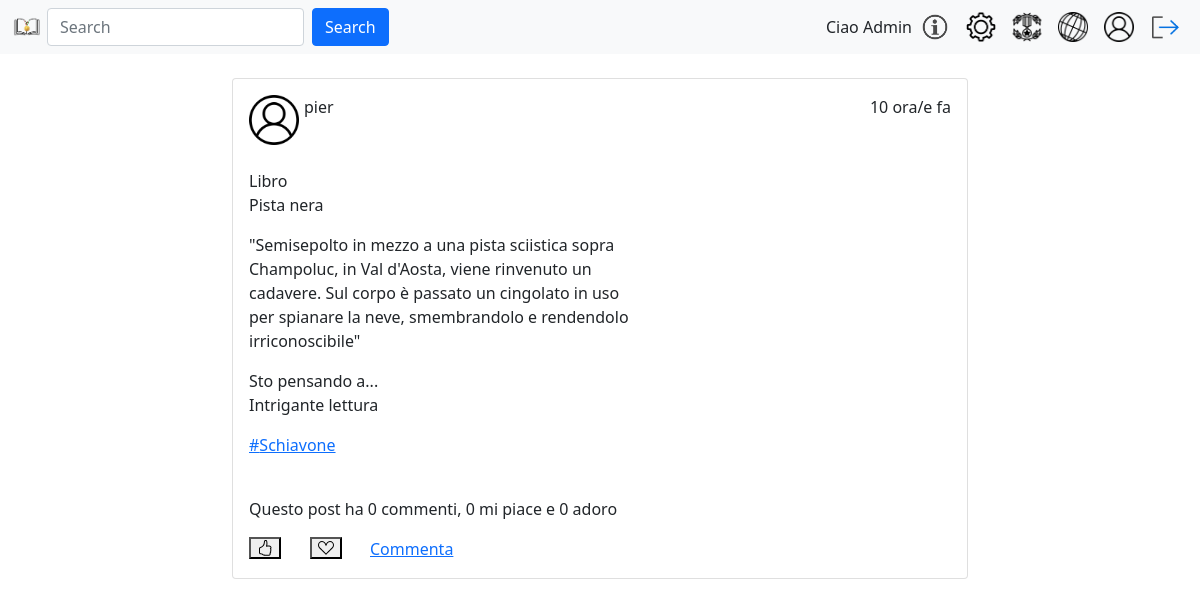
/searchingTag.php?tag=Schiavone (signed in), run on the app's committed database.
### tables this page shows
CREATE TABLE `post` (
  `utenteId` int NOT NULL,
  `dataOra` datetime NOT NULL,
  `citazioneTestuale` varchar(1023) DEFAULT NULL,
  `fotoCitazione` varchar(127) DEFAULT NULL,
  `riflessione` varchar(2047) NOT NULL,
  `counterMiPiace` int NOT NULL,
  `counterAdoro` int NOT NULL,
  `libroId` int NOT NULL,
  PRIMARY KEY (`utenteId`,`dataOra`),
  UNIQUE KEY `ID_POST_IND` (`utenteId`,`dataOra`),
  KEY `REF_POST_LIBRO_IND` (`libroId`)
);

CREATE TABLE `utente` (
  `id` int NOT NULL AUTO_INCREMENT,
  `username` varchar(80) NOT NULL,
  `email` varchar(80) NOT NULL,
  `pwd` varchar(120) NOT NULL,
  `immagineProfilo` varchar(255) DEFAULT NULL,
  `isAdmin` int NOT NULL DEFAULT '0',
  `descrizione` varchar(150) DEFAULT NULL,
  `stato` int NOT NULL DEFAULT '0',
  PRIMARY KEY (`id`)
);

CREATE TABLE `libro` (
  `id` int NOT NULL AUTO_INCREMENT,
  `titolo` varchar(255) NOT NULL,
  PRIMARY KEY (`id`),
  UNIQUE KEY `ID_LIBRO_IND` (`id`)
);

### include/post.php (called while the page is built, shortened)
<?php
class Post {
    private $conn;
    public function __construct($conn) {
        $this->conn = $conn;
    }
    public function getSpecificPost($user_id, $time_post) {
        $query = "SELECT
                    (
                      SELECT COUNT(*)
                      FROM commenti c
                      WHERE p.utenteId = c.utenteIdPost AND p.dataOra = c.dataOraPost
                    ) AS numeroCommenti,
                    u.immagineProfilo, u.username, p.utenteId, p.dataOra, p.citazioneTestuale, p.fotoCitazione, p.riflessione, p.counterMiPiace, p.counterAdoro, l.titolo,
                    GROUP_CONCAT(t.testo) AS elencoTag
                  FROM
                    post p
                    INNER JOIN utente u ON p.utenteId = u.id
                    INNER JOIN libro l ON p.libroId = l.id
                    LEFT JOIN tagperpost tp ON p.utenteId = tp.utenteIdPost AND p.dataOra = tp.dataOraPost
                    LEFT JOIN tags t ON tp.tagId = t.id
                  WHERE
                    p.utenteId = ? AND p.dataOra = ?
                  GROUP BY
                    p.utenteId, p.dataOra
                  ORDER BY
                    p.dataOra DESC";
        $stmt = $this->conn->prepare($query);
        $stmt->bind_param("is", $user_id, $time_post);
        return $this->executeAndGetPosts($stmt);
    }
    private function executeAndGetPosts($stmt) {
        if (!$stmt->execute()) {
            return array();
        }
        $result = $stmt->get_result();
        $posts = $result->fetch_all(MYSQLI_ASSOC);
        return $posts;
    }
}
function time_elapsed_string($datetime, $full = false) {
    $now = new DateTime;
    $ago = new DateTime($datetime);
    $diff = $now->diff($ago);
    $diff->w = floor($diff->d / 7);
    $diff->d -= $diff->w * 7;
    $string = array(
        'y' => 'anno/i',
        'm' => 'mese/i',
        'w' => 'settimana/e',
        'd' => 'giorno/i',
        'h' => 'ora/e',
        'i' => 'minuto/i',
        's' => 'secondo/i',
    );
    foreach ($string as $k => &$v) {
        if ($diff->$k) {
            $v = $diff->$k . ' ' . $v;
        } else {
            unset($string[$k]);
        }
    }
    if (!$full) {
        $string = array_slice($string, 0, 1);
    }
    return count($string) > 0 ? implode(', ', $string) . ' fa' : 'ora';
}
?>

### include/model/selectors.php (called while the page is built, shortened)
<?php
function getIdTagByString($stringTag){
    global $conn;
    $sql = "SELECT id from tags where testo = ?;";
    $stmt = $conn->prepare($sql);
    $stmt->bind_param("s", $stringTag);
    $stmt->execute();
    $result = $stmt->get_result();
    if ($result->num_rows > 0) {
        return $result->fetch_assoc()["id"];
    } else {
        return -1;
    }
}
function getPostByTag($tag) {
    global $conn;
    $sql = "SELECT utenteIdPost, dataOraPost FROM tagperpost WHERE tagId = ? ORDER BY dataOraPost DESC;";
    $stmt = $conn->prepare($sql);
    $stmt->bind_param("i", $tag);
    $stmt->execute();
    $result = $stmt->get_result();
    if ($result->num_rows > 0) {
        return $result->fetch_all(MYSQLI_ASSOC);
    } else {
        return -1;
    }
}
?>

### include/login.model.php (called while the page is built, shortened)
<?php
require_once 'config.php';
function getDbImageName(string $username){
    global $conn;
    $sql = "SELECT immagineProfilo FROM utente WHERE username = ?";
    $stmt = $conn->prepare($sql);
    $stmt->bind_param("s", $username);
    $stmt->execute();
    $result = $stmt->get_result();
    return $result->fetch_assoc()['immagineProfilo'];
}
?>

### include/login.controller.php (called while the page is built, shortened)
<?php
function getUserImage(string $username){
    $defaultProfileImage = "images/users/default.png";
    $image = "images/users/" . getDbImageName($username);
    return $defaultProfileImage;
}
?>

### include/view/postPage.php (the view, shortened to what this page needs)
<?php
require_once("include/config.php");
function checkIfAlreadyLoved($userId, $dataOra) {
    global $conn;
    $utenteAttuale = $_SESSION['id'];
    $sql = "SELECT * FROM notifica WHERE tipo = 'V' AND utenteId = ? AND utenteIdPost = ? AND dataOraPost = ?;";
    $stmt = $conn->prepare($sql);
    $stmt->bind_param("iis",$userId, $utenteAttuale, $dataOra);
    $stmt->execute();
    $result = $stmt->get_result();
    if ($result->num_rows > 0) {
        return true;
    } else {
        return false;
    }
}
function checkIfAlreadyLiked($userId, $dataOra) {
    global $conn;
    $utenteAttuale = $_SESSION['id'];
    $sql = "SELECT * FROM notifica WHERE tipo = 'K' AND utenteId = ? AND utenteIdPost = ? AND dataOraPost = ?;";
    $stmt = $conn->prepare($sql);
    $stmt->bind_param("iis",$userId ,$utenteAttuale ,$dataOra);
    $stmt->execute();
    $result = $stmt->get_result();
    if ($result->num_rows > 0) {
        return true;
    } else {
        return false;
    }
}
?>
<section id="userPosts">
        <div class="col-md-12">
                <?php
                  if (empty($posts)) {
                      echo '<p>Nessun post disponibile in questa sezione. Puoi saperne di più nella pagina informazioni! </p>';
                  } else {
                      foreach ($posts as $post):
                ?>
                <article>
                    <div class="card">
                        <div class="card-body">
                            <div class="d-inline-flex w-100">
                              <div class="post flex-fill align-bottom">
                                  <a href="profilePage.php?id=<?= $post['utenteId']; ?>">
                                      <img class="post-img" src="<?= getUserImage($post['username']); ?>" alt="Immagine profilo" />
                                  </a>
                              </div>
                                <div class="align-bottom w-25">
                                    <p><?= $post['username']; ?></p>
                                </div>
                                <div class="flex-fill align-bottom float-left text-end">
                                    <p><?= time_elapsed_string($post['dataOra']); ?></p>
                                </div>
                            </div>
                            <div class="row">
                                <div class="col-md-7">
                                  <br/>
                                    <div class="row">
                                        <p>Libro <br/> <?= $post['titolo']; ?></p>
                                    </div>
                                    <?php if (!empty($post['citazioneTestuale'])): ?>
                                        <div class="row">
                                            <p>"<?= $post['citazioneTestuale']; ?>"</p>
                                        </div>
                                    <?php endif; ?>
                                    <div class="row">
                                        <p>Sto pensando a... <br/> <?= $post['riflessione']; ?></p>
                                    </div>
                                     <div class="row">
                                      <?php if (!empty($post['elencoTag'])): ?>
                                        <div class="row">
                                            <p>
                                                <?php
                                                $tags = explode(',', $post['elencoTag']);
                                                foreach ($tags as $tag) {
                                                  $tagUrl = 'searchingTag.php?tag=' . urlencode($tag);
                                                  echo '<a href="' . $tagUrl . '">#' . $tag . '</a> ';
                                                }
                                                ?>
                                            </p>
                                        </div>
                                    <?php endif; ?>
                                    </div>
                                </div>
                            </div>
                            <br/>
                            <div class="row">
                              <p>Questo post ha <?= $post['numeroCommenti']; ?> commenti, <span class="like-count"><?= $post['counterMiPiace']; ?></span> mi piace e <span class="love-count"><?= $post['counterAdoro']; ?></span> adoro</p>
                            </div>
                            <div class="row">
                              <?php
                                $isLikeCheck = checkIfAlreadyLiked($post['utenteId'], $post['dataOra']);
                                $okLE = $isLikeCheck ? "0" : "1";
                              ?>
                              <div class="col-md-1 col-3">
                                <button class="like-button bi-hand-thumbs-up likeButton" data-utenteID="<?= $post['utenteId']; ?>" data-dataOra="<?= $post['dataOra']; ?>">
                                    <svg xmlns="http://www.w3.org/2000/svg" width="16" height="16" fill="currentColor" class="bi bi-hand-thumbs-up emptyThumb" data-mustShow="<?= $okLE ?>" viewBox="0 0 16 16">
                                        <path d="M8.864.046C7.908-.193 7.02.53 6.956 1.466c-.072 1.051-.23 2.016-.428 2.59-.125.36-.479 1.013-1.04 1.639-.557.623-1.282 1.178-2.131 1.41C2.685 7.288 2 7.87 2 8.72v4.001c0 .845.682 1.464 1.448 1.545 1.07.114 1.564.415 2.068.723l.048.03c.272.165.578.348.97.484.397.136.861.217 1.466.217h3.5c.937 0 1.599-.477 1.934-1.064a1.86 1.86 0 0 0 .254-.912c0-.152-.023-.312-.077-.464.201-.263.38-.578.488-.901.11-.33.172-.762.004-1.149.069-.13.12-.269.159-.403.077-.27.113-.568.113-.857 0-.288-.036-.585-.113-.856a2 2 0 0 0-.138-.362 1.9 1.9 0 0 0 .234-1.734c-.206-.592-.682-1.1-1.2-1.272-.847-.282-1.803-.276-2.516-.211a10 10 0 0 0-.443.05 9.4 9.4 0 0 0-.062-4.509A1.38 1.38 0 0 0 9.125.111zM11.5 14.721H8c-.51 0-.863-.069-1.14-.164-.281-.097-.506-.228-.776-.393l-.04-.024c-.555-.339-1.198-.731-2.49-.868-.333-.036-.554-.29-.554-.55V8.72c0-.254.226-.543.62-.65 1.095-.3 1.977-.996 2.614-1.708.635-.71 1.064-1.475 1.238-1.978.243-.7.407-1.768.482-2.85.025-.362.36-.594.667-.518l.262.066c.16.04.258.143.288.255a8.34 8.34 0 0 1-.145 4.725.5.5 0 0 0 .595.644l.003-.001.014-.003.058-.014a9 9 0 0 1 1.036-.157c.663-.06 1.457-.054 2.11.164.175.058.45.3.57.65.107.308.087.67-.266 1.022l-.353.353.353.354c.043.043.105.141.154.315.048.167.075.37.075.581 0 .212-.027.414-.075.582-.05.174-.111.272-.154.315l-.353.353.353.354c.047.047.109.177.005.488a2.2 2.2 0 0 1-.505.805l-.353.353.353.354c.006.005.041.05.041.17a.9.9 0 0 1-.121.416c-.165.288-.503.56-1.066.56z"/>
                                    </svg>
                                </button>
                            </div>
                            <?php
                              $isCheck = checkIfAlreadyLoved($post['utenteId'], $post['dataOra']);
                              $okE = $isCheck ? "0" : "1";
                            ?>
                            <div class="col-md-1 col-3">
                              <button class="love-button bi-suit-heart loveButton" data-utenteID="<?= $post['utenteId']; ?>" data-dataOra="<?= $post['dataOra']; ?>">
                                  <svg xmlns="http://www.w3.org/2000/svg" width="16" height="16" fill="currentColor" class="bi bi-suit-heart emptyHeart" data-mustShow="<?= $okE ?>" viewBox="0 0 16 16">
                                    <path d="m8 6.236-.894-1.789c-.222-.443-.607-1.08-1.152-1.595C5.418 2.345 4.776 2 4 2 2.324 2 1 3.326 1 4.92c0 1.211.554 2.066 1.868 3.37.337.334.721.695 1.146 1.093C5.122 10.423 6.5 11.717 8 13.447c1.5-1.73 2.878-3.024 3.986-4.064.425-.398.81-.76 1.146-1.093C14.446 6.986 15 6.131 15 4.92 15 3.326 13.676 2 12 2c-.777 0-1.418.345-1.954.852-.545.515-.93 1.152-1.152 1.595zm.392 8.292a.513.513 0 0 1-.784 0c-1.601-1.902-3.05-3.262-4.243-4.381C1.3 8.208 0 6.989 0 4.92 0 2.755 1.79 1 4 1c1.6 0 2.719 1.05 3.404 2.008.26.365.458.716.596.992a7.6 7.6 0 0 1 .596-.992C9.281 2.049 10.4 1 12 1c2.21 0 4 1.755 4 3.92 0 2.069-1.3 3.288-3.365 5.227-1.193 1.12-2.642 2.48-4.243 4.38z"/>
                                  </svg>
                              </button>
                          </div>
                          <div class="col-md-4 col-6">
                              <a href="comments.php?userIdPost=<?= $post['utenteId']; ?>&timePost=<?=  $b = str_replace(" ","+",$post['dataOra']); ?>">Commenta</a>
                          </div>
                      </div>
                        </div>
                    </div>
                </article>
                <br/>
            <?php endforeach; }
            ?>
        </div>
</section>

### css/landingPage.css (style rules this page uses)
.post a { width: 100%; }
.post .post-img { width: 100%; }
.post { margin: 0 5px 0 0; max-width: 50px; width: 50px; height: auto; }

### data on the page
post: utenteId.username "pier", dataOra "10 ora/e fa", libroId.titolo "Pista nera", citazioneTestuale "Semisepolto in mezzo a una pista sciistica sopra Champoluc, in Val d'Aosta, viene rinvenuto un cadavere. Sul corpo è passato un cingolato in uso per spianare la neve, smembrandolo e rendendolo irriconoscibile", riflessione "Intrigante lettura", tag "Schiavone", numeroCommenti "0", counterMiPiace "0", counterAdoro "0", $okLE 1 (drawn), $okE 1 (drawn)

### other printed values
$_SESSION["username"] "Admin"
